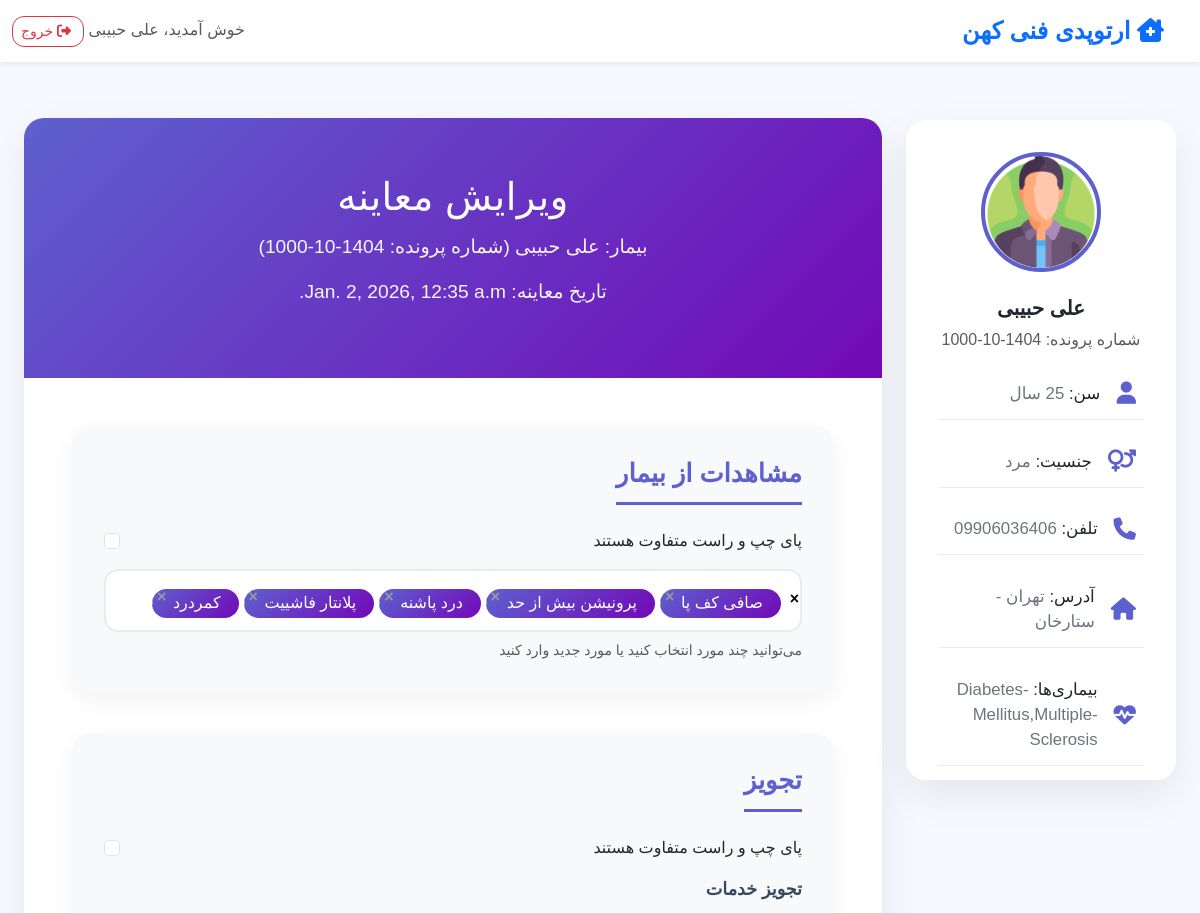
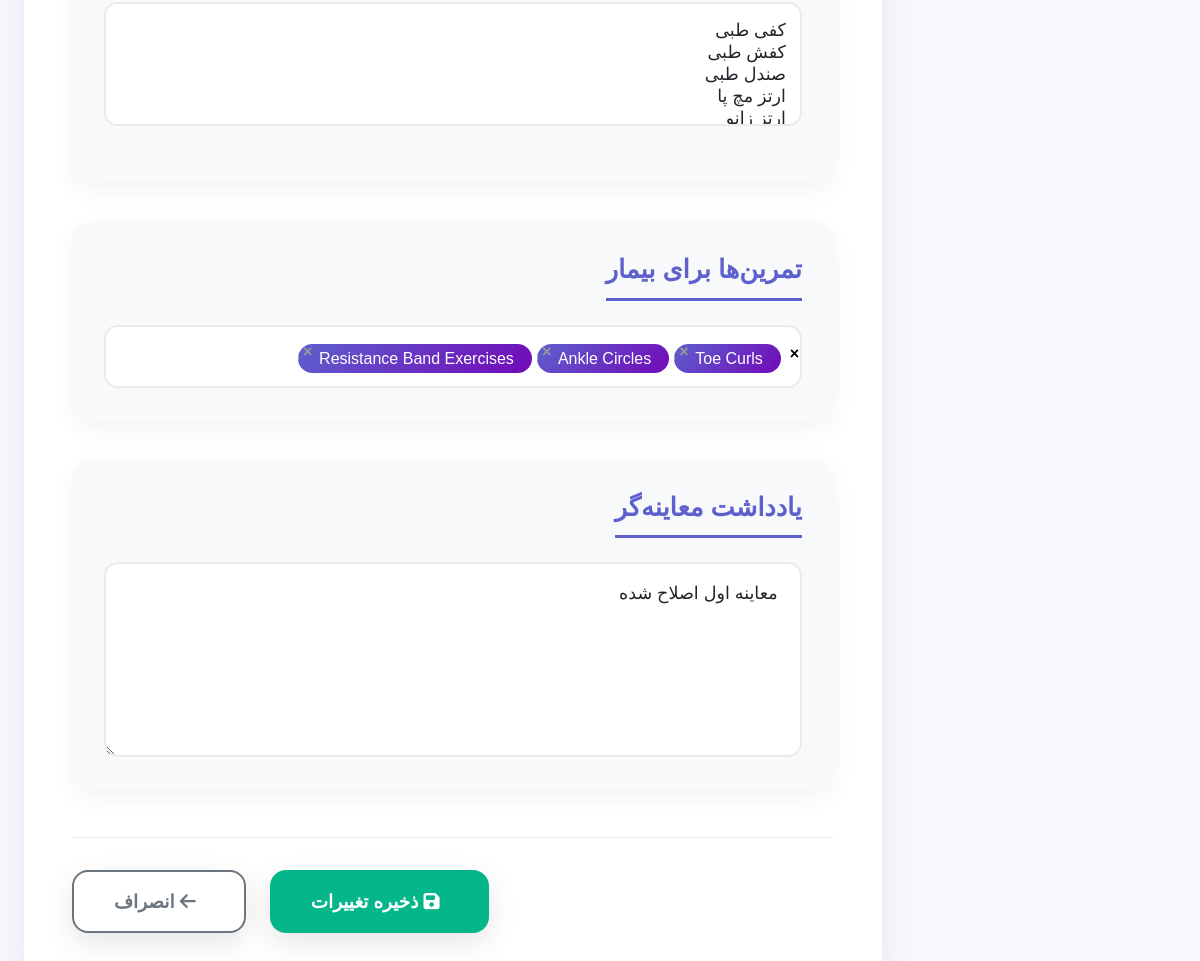
The app's page /reception/exam/3/edit/ (signed in) with its own data (2 pictures, top to bottom).
### reception/models.py (models this page shows, shortened)
class Examination(models.Model):
    patient = models.ForeignKey(
        Patient,
        on_delete=models.CASCADE,
        related_name='examinations',
        verbose_name="بیمار"
    )
    exam_date = models.DateTimeField(
        default=timezone.now,
        verbose_name="تاریخ معاینه"
    )
    doctor = models.ForeignKey(
        User,
        on_delete=models.SET_NULL,
        null=True,
        blank=True,
        limit_choices_to={'groups__name': 'Doctor'},  # اگر گروه پزشک داری
        verbose_name="پزشک معاینه‌کننده"
    )
    observations = models.TextField(
        blank=True,
        null=True,
        verbose_name="مشاهدات (انتخاب چندتایی یا دستی)"
    )  # ذخیره به صورت کاما سپریتد، مثل "مشاهده1,مشاهده2"
    prescription_services = models.JSONField(
    default=dict,
    blank=True,
    verbose_name="تجویز خدمات و طراحی‌ها"
)
    prescription_designs = models.TextField(
        blank=True,
        null=True,
        verbose_name="انتخاب طراحی‌ها (مدیال ودج و ...)"
    )  # کاما سپریتد
    exercises = models.TextField(
        blank=True,
        null=True,
        verbose_name="تمرین‌ها"
    )  # کاما سپریتد، بعداً برای لینک ویدیو گسترش می‌دیم
    notes = models.TextField(
        blank=True,
        null=True,
        verbose_name="یادداشت معاینه‌گر"
    )
    created_at = models.DateTimeField(auto_now_add=True, verbose_name="تاریخ ثبت")
    created_by = models.ForeignKey(
        User,
        on_delete=models.SET_NULL,
        null=True,
        related_name='created_examinations',
        verbose_name="ثبت شده توسط"
    )
    class Meta:
        verbose_name = "معاینه"
        verbose_name_plural = "معاینات"
        ordering = ['-exam_date']

class Patient(models.Model):
    case_number = models.CharField(max_length=50, unique=True, verbose_name="شماره پرونده")
    full_name = models.CharField(max_length=200, verbose_name="نام و نام خانوادگی")
    phone = models.CharField(max_length=20, blank=True, null=True, verbose_name="تلفن همراه اصلی")
    alternative_phone = models.CharField(max_length=20, blank=True, null=True, verbose_name="تلفن همراه دوم")
    national_id = models.CharField(max_length=10, blank=True, null=True, verbose_name="کد ملی")
    birth_date = models.CharField(max_length=10, blank=True, null=True, verbose_name="تاریخ تولد (شمسی)")
    age = models.PositiveIntegerField(blank=True, null=True, verbose_name="سن")
    gender = models.CharField(max_length=10, choices=[('male', 'مرد'), ('female', 'زن'), ('other', 'سایر')], blank=True, verbose_name="جنسیت")
    foot_size = models.CharField(max_length=10, blank=True, null=True, verbose_name="سایز پا")
    referrer = models.CharField(max_length=200, blank=True, null=True, verbose_name="معرف")
    attached_to = models.ForeignKey('self', on_delete=models.SET_NULL, null=True, blank=True, verbose_name="پیوست به بیمار دیگر")
    visit_reason = models.TextField(blank=True, null=True, verbose_name="علت مراجعه")
    underlying_diseases = models.TextField(blank=True, null=True, verbose_name="بیماری‌های زمینه‌ای")
    orthotic_history = models.TextField(blank=True, null=True, verbose_name="سوابق استفاده از ارتوتیک")
    short_address = models.CharField(max_length=200, blank=True, null=True, verbose_name="آدرس مختصر")
    reception_notes = models.TextField(blank=True, null=True, verbose_name="یادداشت پذیرش")
    photo = models.ImageField(upload_to='patients/photos/', blank=True, null=True, verbose_name="عکس بیمار")
    admission_date = models.DateTimeField(default=timezone.now, verbose_name="تاریخ پذیرش")
    created_at = models.DateTimeField(auto_now_add=True, verbose_name="تاریخ ثبت")
    created_by = models.ForeignKey(User, on_delete=models.SET_NULL, null=True, verbose_name="ثبت شده توسط")
    class Meta:
        verbose_name = "بیمار"
        verbose_name_plural = "بیماران"
        ordering = ['-created_at']

### WorkShop/decorators.py (the view)
        def wrapper(request, *args, **kwargs):
            if not request.user.is_authenticated:
                return redirect('login')
            if request.user.groups.filter(name=group_name).exists():
                return view_func(request, *args, **kwargs)
            return redirect('login')

### reception/templates/reception/edit_examination.html (shortened to what this page needs)
{% extends 'base.html' %}
{% load static %}
{% load jformat %}
{% block extra_head %}
<link href="https://cdn.jsdelivr.net/npm/select2@4.1.0-rc.0/dist/css/select2.min.css" rel="stylesheet" />
<link href="https://cdn.jsdelivr.net/npm/@ttskch/select2-bootstrap4-theme@1.5.1/dist/select2-bootstrap4.min.css" rel="stylesheet" />
{% endblock %}
{% block content %}
<div class="container-fluid mt-4">
    <div class="row">
        <div class="col-lg-3">
            <div class="sticky-sidebar">
                <img src="{% if patient.photo %}
                            {{ patient.photo.url }}
                            {% elif patient.gender == 'male' %}
                            {% static 'images/man.png' %}
                            {% elif patient.gender == 'female' %}
                            {% static 'images/woman.png' %}
                            {% else %}
                            {% static 'images/default-avatar.png' %}
                            {% endif %}" alt="{{ patient.full_name }}" class="sidebar-photo img-fluid d-block mx-auto">
                <div class="text-center mb-3">
                    <h5 class="fw-bold">{{ exam.patient.full_name }}</h5>
                    <p class="text-muted">شماره پرونده: {{ exam.patient.case_number }}</p>
                </div>
                <div class="sidebar-info">
                    <i class="fas fa-user me-2"></i>
                    <p>سن: <span>{{ exam.patient.age|default:"نامشخص" }} سال</span></p>
                </div>
                <div class="sidebar-info">
                    <i class="fas fa-venus-mars me-2"></i>
                    <p>جنسیت: <span>{{ exam.patient.get_gender_display|default:"نامشخص" }}</span></p>
                </div>
                <div class="sidebar-info">
                    <i class="fas fa-phone me-2"></i>
                    <p>تلفن: <span>{{ exam.patient.phone|default:"نامشخص" }}</span></p>
                </div>
                <div class="sidebar-info">
                    <i class="fas fa-home me-2"></i>
                    <p>آدرس: <span>{{ exam.patient.short_address|default:"نامشخص" }}</span></p>
                </div>
                <div class="sidebar-info">
                    <i class="fas fa-heartbeat me-2"></i>
                    <p>بیماری‌ها: <span>{{ exam.patient.underlying_diseases|default:"نامشخص" }}</span></p>
                </div>
            </div>
        </div>
        <div class="col-lg-9">
            <div class="exam-form-card">
                <div class="exam-header">
                    <h3>ویرایش معاینه</h3>
                    <p>بیمار: {{ exam.patient.full_name }} (شماره پرونده: {{ exam.patient.case_number }})</p>
                    <p>تاریخ معاینه: {{ exam.exam_date|jformat:"%Y/%m/%d ساعت %H:%M" }}</p>
                </div>
                <div class="card-body p-5">
                    <form method="post">
                        <div class="form-section">
                            <h4>مشاهدات از بیمار</h4>
                            <div class="form-check mb-3">
                                <input type="checkbox" class="form-check-input" id="separate-sides-observations-edit">
                                <label class="form-check-label" for="separate-sides-observations-edit">پای چپ و راست متفاوت هستند</label>
                            </div>
                            <div id="observations-container-edit">
                            </div>
                            <small class="text-muted d-block mt-2">می‌توانید چند مورد انتخاب کنید یا مورد جدید وارد کنید</small>
                        </div>
                        <div class="form-section">
                            <h4>تجویز</h4>
                            <div class="form-check mb-3">
                                <input type="checkbox" class="form-check-input" id="separate-sides-prescription-edit">
                                <label class="form-check-label" for="separate-sides-prescription-edit">پای چپ و راست متفاوت هستند</label>
                            </div>
                            <div class="mb-4">
                                <label class="form-label fw-bold">تجویز خدمات</label>
                                <select id="prescription-services-edit" class="form-select select2-tags" multiple data-prescription="{{ exam.prescription_services|escapejs|default:"{}" }}">
                                    {% for service in services_list %}
                                    <option value="{{ service }}">{{ service }}</option>
                                    {% endfor %}
                                </select>
                            </div>
                        </div>
                        <div class="form-section">
                            <h4>تمرین‌ها برای بیمار</h4>
                        </div>
                        <div class="form-section">
                            <h4>یادداشت معاینه‌گر</h4>
                            <textarea name="notes" class="form-control" rows="6">{{ exam.notes }}</textarea>
                        </div>
                        <div class="submit-actions">
                            <button type="submit" class="btn btn-warning-modern text-white btn-modern">
                                <i class="fas fa-save me-2"></i> ذخیره تغییرات
                            </button>
                            <a href="{% url 'reception:patient-detail' exam.patient.id %}" class="btn btn-outline-modern btn-modern">
                                <i class="fas fa-arrow-left me-2"></i> انصراف
                            </a>
                        </div>
                    </form>
                </div>
            </div>
        </div>
    </div>
</div>
{% endblock %}

### templates/base.html (shortened to what this page needs)
{% load static %}
<!DOCTYPE html>
<html lang="fa" dir="rtl">
<head>
    <link href="https://cdn.jsdelivr.net/npm/bootstrap@5.3.2/dist/css/bootstrap.min.css" rel="stylesheet">
    <link href="https://cdnjs.cloudflare.com/ajax/libs/font-awesome/6.5.0/css/all.min.css" rel="stylesheet">
    <link href="https://cdn.jsdelivr.net/gh/rastikerdar/vazir-font@v30.0.0/dist/font-face.css" rel="stylesheet">
    {% block extra_head %}{% endblock %}
</head>
<body>
    <nav class="navbar navbar-light bg-white shadow-sm mb-4">
        <div class="container-fluid">
            <a class="navbar-brand text-primary" href="{% url 'main-dashboard' %}">
                <i class="fas fa-clinic-medical me-2"></i> ارتوپدی فنی کهن
            </a>
            <div>
                <span class="me-3 text-muted">خوش آمدید، {{ request.user.get_full_name|default:request.user.username }}</span>
                <a href="{% url 'logout' %}" class="btn btn-outline-danger btn-sm">
                    <i class="fas fa-sign-out-alt me-1"></i> خروج
                </a>
            </div>
        </div>
    </nav>
    <div class="container-fluid">
        {% block content %}
        {% endblock %}
    </div>
</body>
</html>

### templates/base.html (style rules this page uses)
body { font-family: 'Vazir', Tahoma, sans-serif; background: #f8f9ff; min-height: 100vh; }
.navbar-brand { font-weight: bold; font-size: 1.5rem; }
a { transition: all 0.3s ease; }
.btn { border-radius: 12px; }

### reception/templates/reception/edit_examination.html (style rules this page uses)
:root { --primary: #5e60ce; --secondary: #7209b7; --success: #06d6a0; --info: #118ab2; --warning: #ffd166; --danger: #ef476f; --light-bg: #f8f9fa; --dark-bg: #121212; --card-light: #ffffff; --card-dark: #1e1e1e; --border-radius: 20px; --shadow: 0 15px 40px rgba(0, 0, 0, 0.08); --transition: all 0.3s ease; }
.exam-form-card { background: var(--card-light); border-radius: var(--border-radius); box-shadow: var(--shadow); overflow: hidden; max-width: 1100px; margin: 2rem auto; }
.exam-header { background: linear-gradient(135deg, var(--primary), var(--secondary)); color: white; padding: 3.5rem 2rem; text-align: center; position: relative; }
.exam-header h3 { font-weight: 400; font-size: 2.4rem; letter-spacing: 0.5px; }
.exam-header p { opacity: 0.95; font-size: 1.2rem; margin-top: 0.8rem; }
.form-section { background: var(--light-bg); border-radius: var(--border-radius); padding: 2rem; margin-bottom: 2.5rem; box-shadow: 0 8px 25px rgba(0, 0, 0, 0.05); transition: var(--transition); }
.form-section h4 { color: var(--primary); font-weight: 600; margin-bottom: 1.5rem; font-size: 1.6rem; border-bottom: 3px solid var(--primary); padding-bottom: 0.8rem; display: inline-block; }
.form-label { font-weight: 600; font-size: 1.1rem; color: #34495e; margin-bottom: 0.8rem; }
.form-control, .form-select { border-radius: 14px; padding: 1rem 1.4rem; font-size: 1.1rem; border: 2px solid #e9ecef; transition: var(--transition); }
.submit-actions { display: flex; gap: 1.5rem; justify-content: flex-end; margin-top: 3rem; padding-top: 2rem; border-top: 1px solid #e9ecef; }
.btn-modern { border-radius: 16px; padding: 1rem 2.5rem; font-size: 1.15rem; font-weight: 600; box-shadow: 0 10px 30px rgba(0, 0, 0, 0.1); transition: var(--transition); background-color: #05b68a; }
.btn-outline-modern { background: transparent; border: 2px solid #6c757d; color: #6c757d; }
.sticky-sidebar { position: sticky; top: 120px; background: var(--card-light); border-radius: var(--border-radius); padding: 2rem; box-shadow: var(--shadow); max-height: calc(100vh - 140px); overflow-y: auto; }
.sidebar-photo { width: 120px; height: 120px; border-radius: 50%; object-fit: cover; border: 4px solid var(--primary); margin-bottom: 1.5rem; }
.sidebar-info { font-size: 1.05rem; margin-bottom: 1rem; display: flex; align-items: center; gap: 1rem; padding: 0.8rem 0; border-bottom: 1px solid #e9ecef; }
.sidebar-info i { color: var(--primary); font-size: 1.4rem; }
.sidebar-info p { margin: 0; font-weight: 500; }
.sidebar-info span { color: #6c757d; font-weight: 400; }

### records on screen
Examination: patient.full_name "علی حبیبی", patient.case_number "1404-10-1000", patient.gender "مرد", patient.phone "09906036406", patient.short_address "تهران - ستارخان", patient.underlying_diseases "Diabetes-Mellitus,Multiple-Sclerosis", exam_date|jformat "Jan. 2, 2026, 12:35 a.m.", prescription_services "کفی طبی / کفش طبی / صندل طبی / ارتز مچ پا", notes "معاینه اول اصلاح شده"

### other values on screen
{{ request.user.get_full_name|default:request.user.username }} "علی حبیبی"
